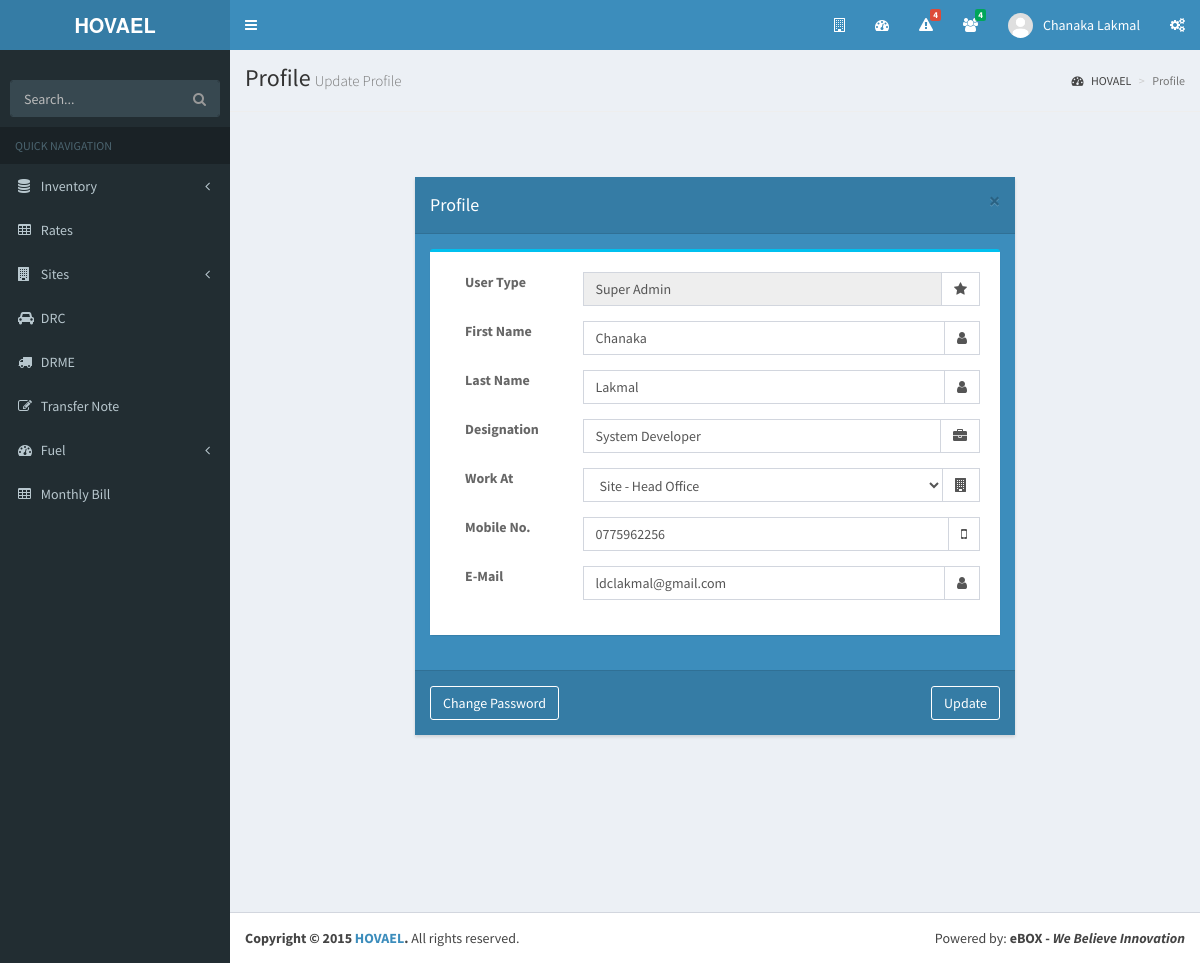
/Profile.php (signed in), run on the app's committed database.
### tables this page shows
CREATE TABLE `user` (
  `id` int(11) NOT NULL AUTO_INCREMENT,
  `fname` varchar(45) DEFAULT NULL,
  `lname` varchar(45) DEFAULT NULL,
  `email` varchar(45) DEFAULT NULL,
  `status` tinyint(4) DEFAULT NULL,
  `iduserinfo` int(11) NOT NULL,
  `idlog` int(11) NOT NULL,
  `idusertype` int(11) NOT NULL,
  PRIMARY KEY (`id`),
  KEY `fk_user_userinfo_idx` (`iduserinfo`),
  KEY `fk_user_log1_idx` (`idlog`),
  KEY `fk_user_usertype1_idx` (`idusertype`),
  CONSTRAINT `fk_user_log1` FOREIGN KEY (`idlog`) REFERENCES `log` (`id`) ON DELETE NO ACTION ON UPDATE NO ACTION,
  CONSTRAINT `fk_user_userinfo` FOREIGN KEY (`iduserinfo`) REFERENCES `userinfo` (`id`) ON DELETE NO ACTION ON UPDATE NO ACTION,
  CONSTRAINT `fk_user_usertype1` FOREIGN KEY (`idusertype`) REFERENCES `usertype` (`id`) ON DELETE NO ACTION ON UPDATE NO ACTION
);

CREATE TABLE `usertype` (
  `id` int(11) NOT NULL AUTO_INCREMENT,
  `type` varchar(45) DEFAULT NULL,
  PRIMARY KEY (`id`)
);

CREATE TABLE `userinfo` (
  `id` int(11) NOT NULL AUTO_INCREMENT,
  `designation` varchar(45) DEFAULT NULL,
  `work` int(11) DEFAULT NULL,
  `mobile` varchar(45) DEFAULT NULL,
  PRIMARY KEY (`id`),
  KEY `fk_site` (`work`),
  CONSTRAINT `fk_site` FOREIGN KEY (`work`) REFERENCES `site` (`id`) ON DELETE NO ACTION ON UPDATE NO ACTION
);

### Profile.php (the view, shortened to what this page needs)
<!DOCTYPE html>
<html>
    <head>
        <link rel="stylesheet" type="text/css" href="css/bootstrap.min.css">
        <link href="https://maxcdn.bootstrapcdn.com/font-awesome/4.3.0/css/font-awesome.min.css" rel="stylesheet" type="text/css" />
        <link href="https://code.ionicframework.com/ionicons/2.0.1/css/ionicons.min.css" rel="stylesheet" type="text/css" />
        <link href="dist/css/AdminLTE.min.css" rel="stylesheet" type="text/css" />
        <link href="dist/css/skins/_all-skins.min.css" rel="stylesheet" type="text/css" />
        <link href="./com.ebox.hovael.css/portBox.css" rel="stylesheet" type="text/css" />
        <link href="css/hover.css" rel="stylesheet" type="text/css" />
    </head>
    <body class="skin-blue sidebar-mini">
        <div class="wrapper">
            <?php include './Header.php'; ?>
            <?php include './SideBar.php'; ?>
            <div class="content-wrapper">
                <section class="content-header">
                    <h1>
                        Profile<small>Update Profile</small>
                    </h1>
                    <ol class="breadcrumb">
                        <li><a href="Home.php"><i class="fa fa-dashboard"></i> HOVAEL</a></li>
                        <li class="active">Profile</li>
                    </ol>
                </section>
                <hr>
                <?php
                $iduser = $_SESSION['iduser'];
                ?>
                <section class="content">
                    <div class="example-modal">
                        <div class="modal modal-primary">
                            <div class="modal-dialog">
                                <div class="modal-content">
                                    <div class="modal-header">
                                        <button type="button" class="close" data-dismiss="modal" aria-label="Close"><span aria-hidden="true">&times;</span></button>
                                        <h4 class="modal-title">Profile</h4>
                                    </div>
                                    <form id="updateForm" action="db/UpdateUser.php" method="POST">
                                        <div class="modal-body">
                                            <div class="box box-info">
                                                <div class="register-box-body">
                                                    <?php
                                                    include './DBCon.php';
                                                    $res = mysqli_query($con, "SELECT * FROM user JOIN userinfo ON user.iduserinfo = userinfo.id JOIN log ON user.idlog = log.id JOIN usertype ON user.idusertype = usertype.id WHERE user.id='$iduser'");
                                                    if ($rowMain = mysqli_fetch_array($res)) {
                                                        ?>
                                                        <div class="form-group">
                                                            <label class="col-sm-3 control-label">User Type</label>
                                                            <div class="col-sm-9 input-group">
                                                                <input name="type" type="text" class="form-control" value="<?php echo $rowMain['type']; ?>" disabled>
                                                                <span class="input-group-addon"><i class="fa fa-star"></i></span>
                                                            </div>
                                                        </div>
                                                        <div class="form-group">
                                                            <label class="col-sm-3 control-label">First Name</label>
                                                            <div class="col-sm-9 input-group">
                                                                <input name="fn" type="text" class="form-control" placeholder="First Name" value="<?php echo $rowMain['fname']; ?>" required>
                                                                <span class="input-group-addon"><i class="fa fa-user"></i></span>
                                                            </div>
                                                        </div>
                                                        <div class="form-group">
                                                            <label class="col-sm-3 control-label">Last Name</label>
                                                            <div class="col-sm-9 input-group">
                                                                <input name="ln" type="text" class="form-control" placeholder="Last Name" value="<?php echo $rowMain['lname']; ?>" required>
                                                                <span class="input-group-addon"><i class="fa fa-user"></i></span>
                                                            </div>
                                                        </div>
                                                        <div class="form-group">
                                                            <label class="col-sm-3 control-label">Designation</label>
                                                            <div class="col-sm-9 input-group">
                                                                <input name="desig" type="text" class="form-control" placeholder="Designation" value="<?php echo $rowMain['designation']; ?>" required>
                                                                <span class="input-group-addon"><i class="fa fa-briefcase"></i></span>
                                                            </div>
                                                        </div>
                                                        <div class="form-group">
                                                            <label class="col-sm-3 control-label">Work At</label>
                                                            <div class="col-sm-9 input-group">
                                                                <select id="work" name="work" class="form-control" required>
                                                                    <?php
                                                                    $res = mysqli_query($con, "SELECT * FROM site WHERE status='1'");
                                                                    while ($row = mysqli_fetch_array($res)) {
                                                                        if ($row['id'] == $rowMain['work']) {
                                                                            ?>
                                                                            <option value="<?php echo $row['id']; ?>" selected> Site - <?php echo $row['location']; ?></option>
                                                                        <?php } else { ?>
                                                                            <option value="<?php echo $row['id']; ?>"> Site - <?php echo $row['location']; ?></option>
                                                                            <?php
                                                                        }
                                                                    }
                                                                    ?>
                                                                </select>
                                                                <span class="input-group-addon"><i class="fa fa-building"></i></span>
                                                            </div>
                                                        </div>
                                                        <div class="form-group">
                                                            <label class="col-sm-3 control-label">Mobile No.</label>
                                                            <div class="col-sm-9 input-group">
                                                                <input id="mobile" name="mobile" type="text" class="form-control" placeholder="Mobile No" value="<?php echo $rowMain['mobile']; ?>" maxlength="10" required>
                                                                <span class="input-group-addon"><i class="fa fa-mobile"></i></span>
                                                            </div>
                                                        </div>
                                                        <div class="form-group">
                                                            <label class="col-sm-3 control-label">E-Mail</label>
                                                            <div class="col-sm-9 input-group">
                                                                <input name="email" type="email" class="form-control" placeholder="E-Mail" value="<?php echo $rowMain['email']; ?>" required>
                                                                <span class="input-group-addon"><i class="fa fa-user"></i></span>
                                                            </div>
                                                        </div>
                                                    <?php } ?>
                                                </div>
                                            </div>
                                        </div>
                                        <div class="modal-footer">
                                            <a href="PasswordChangeForm.php"><button type="button" class="btn btn-outline pull-left" data-dismiss="modal">Change Password</button></a>
                                            <button type="submit" class="btn btn-outline">Update</button>
                                        </div>
                                    </form>
                                </div>
                            </div>
                        </div>
                    </div>
                    <button data-display="modalWindowValidate" data-animation="fade" data-animationspeed="300" data-closeBGclick="true" id="modalButtonValidate" style="display: none">My Project</button><br>
                </section>
            </div>
            <?php include './Footer.php'; ?>
        </div>
    </body>
</html>

### Profile.php (style rules this page uses)
.example-modal .modal { position: relative; top: auto; bottom: auto; right: auto; left: auto; display: block; z-index: 1; }
.example-modal .modal { background: transparent!important; }

### data on the page
user: type "Super Admin", fn "Chanaka", ln "Lakmal", desig "System Developer", mobile "0775962256", email "ldclakmal@gmail.com"

### other printed values
$totCount "4"
$count "4"
$_SESSION['fname'] "Chanaka"
$_SESSION['lname'] "Lakmal"
